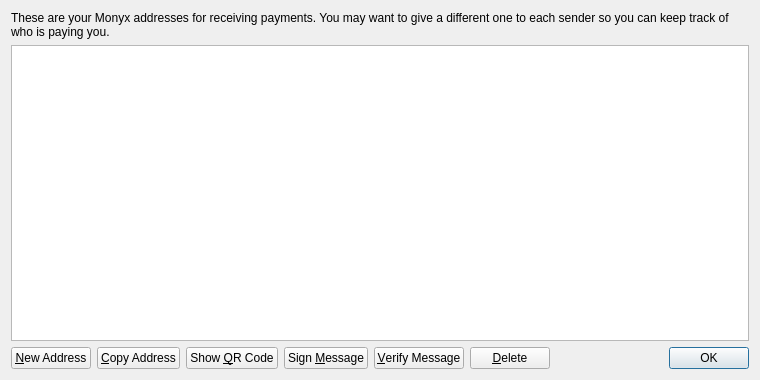
<?xml version="1.0" encoding="UTF-8"?>
<ui version="4.0">
 <class>AddressBookPage</class>
 <widget class="QWidget" name="AddressBookPage">
  <property name="geometry">
   <rect>
    <x>0</x>
    <y>0</y>
    <width>760</width>
    <height>380</height>
   </rect>
  </property>
  <property name="windowTitle">
   <string>Address Book</string>
  </property>
  <layout class="QVBoxLayout" name="verticalLayout">
   <item>
    <widget class="QLabel" name="labelExplanation">
     <property name="text">
      <string>These are your Monyx addresses for receiving payments. You may want to give a different one to each sender so you can keep track of who is paying you.</string>
     </property>
     <property name="textFormat">
      <enum>Qt::PlainText</enum>
     </property>
     <property name="wordWrap">
      <bool>true</bool>
     </property>
    </widget>
   </item>
   <item>
    <widget class="QTableView" name="tableView">
     <property name="contextMenuPolicy">
      <enum>Qt::CustomContextMenu</enum>
     </property>
     <property name="toolTip">
      <string>Double-click to edit address or label</string>
     </property>
     <property name="tabKeyNavigation">
      <bool>false</bool>
     </property>
     <property name="alternatingRowColors">
      <bool>true</bool>
     </property>
     <property name="selectionMode">
      <enum>QAbstractItemView::SingleSelection</enum>
     </property>
     <property name="selectionBehavior">
      <enum>QAbstractItemView::SelectRows</enum>
     </property>
     <property name="sortingEnabled">
      <bool>true</bool>
     </property>
     <attribute name="verticalHeaderVisible">
      <bool>false</bool>
     </attribute>
    </widget>
   </item>
   <item>
    <layout class="QHBoxLayout" name="horizontalLayout">
     <item>
      <widget class="QPushButton" name="newAddressButton">
       <property name="toolTip">
        <string>Create a new address</string>
       </property>
       <property name="text">
        <string>&amp;New Address</string>
       </property>
       <property name="icon">
        <iconset resource="../bitcoin.qrc">
         <normaloff>:/icons/add</normaloff>:/icons/add</iconset>
       </property>
      </widget>
     </item>
     <item>
      <widget class="QPushButton" name="copyToClipboard">
       <property name="toolTip">
        <string>Copy the currently selected address to the system clipboard</string>
       </property>
       <property name="text">
        <string>&amp;Copy Address</string>
       </property>
       <property name="icon">
        <iconset resource="../bitcoin.qrc">
         <normaloff>:/icons/editcopy</normaloff>:/icons/editcopy</iconset>
       </property>
      </widget>
     </item>
     <item>
      <widget class="QPushButton" name="showQRCode">
       <property name="text">
        <string>Show &amp;QR Code</string>
       </property>
       <property name="icon">
        <iconset resource="../bitcoin.qrc">
         <normaloff>:/icons/qrcode</normaloff>:/icons/qrcode</iconset>
       </property>
      </widget>
     </item>
     <item>
      <widget class="QPushButton" name="signMessage">
       <property name="toolTip">
        <string>Sign a message to prove you own a Monyx address</string>
       </property>
       <property name="text">
        <string>Sign &amp;Message</string>
       </property>
       <property name="icon">
        <iconset resource="../bitcoin.qrc">
         <normaloff>:/icons/edit</normaloff>:/icons/edit</iconset>
       </property>
      </widget>
     </item>
     <item>
      <widget class="QPushButton" name="verifyMessage">
       <property name="toolTip">
        <string>Verify a message to ensure it was signed with a specified Monyx address</string>
       </property>
       <property name="text">
        <string>&amp;Verify Message</string>
       </property>
       <property name="icon">
        <iconset resource="../bitcoin.qrc">
         <normaloff>:/icons/transaction_0</normaloff>:/icons/transaction_0</iconset>
       </property>
      </widget>
     </item>
     <item>
      <widget class="QPushButton" name="deleteButton">
       <property name="toolTip">
        <string>Delete the currently selected address from the list</string>
       </property>
       <property name="text">
        <string>&amp;Delete</string>
       </property>
       <property name="icon">
        <iconset resource="../bitcoin.qrc">
         <normaloff>:/icons/remove</normaloff>:/icons/remove</iconset>
       </property>
      </widget>
     </item>
     <item>
      <spacer name="horizontalSpacer">
       <property name="orientation">
        <enum>Qt::Horizontal</enum>
       </property>
       <property name="sizeHint" stdset="0">
        <size>
         <width>40</width>
         <height>20</height>
        </size>
       </property>
      </spacer>
     </item>
     <item>
      <widget class="QDialogButtonBox" name="buttonBox">
       <property name="sizePolicy">
        <sizepolicy hsizetype="Maximum" vsizetype="Fixed">
         <horstretch>0</horstretch>
         <verstretch>0</verstretch>
        </sizepolicy>
       </property>
       <property name="standardButtons">
        <set>QDialogButtonBox::Ok</set>
       </property>
      </widget>
     </item>
    </layout>
   </item>
  </layout>
 </widget>
 <resources>
  <include location="../bitcoin.qrc"/>
 </resources>
 <connections/>
</ui>
